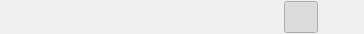
<?xml version="1.0" encoding="UTF-8"?>
<ui version="4.0">
 <class>fusionViewGui</class>
 <widget class="QWidget" name="fusionViewGui">
  <property name="geometry">
   <rect>
    <x>0</x>
    <y>0</y>
    <width>364</width>
    <height>34</height>
   </rect>
  </property>
  <property name="sizePolicy">
   <sizepolicy hsizetype="Fixed" vsizetype="Fixed">
    <horstretch>0</horstretch>
    <verstretch>0</verstretch>
   </sizepolicy>
  </property>
  <property name="minimumSize">
   <size>
    <width>300</width>
    <height>34</height>
   </size>
  </property>
  <property name="font">
   <font>
    <family>Arial</family>
   </font>
  </property>
  <property name="windowTitle">
   <string>Form</string>
  </property>
  <property name="styleSheet">
   <string notr="true"/>
  </property>
  <layout class="QHBoxLayout" name="horizontalLayout">
   <property name="leftMargin">
    <number>6</number>
   </property>
   <property name="topMargin">
    <number>1</number>
   </property>
   <property name="rightMargin">
    <number>6</number>
   </property>
   <property name="bottomMargin">
    <number>1</number>
   </property>
   <item>
    <widget class="QPushButton" name="upDentalBtn">
     <property name="sizePolicy">
      <sizepolicy hsizetype="Fixed" vsizetype="Fixed">
       <horstretch>0</horstretch>
       <verstretch>0</verstretch>
      </sizepolicy>
     </property>
     <property name="minimumSize">
      <size>
       <width>32</width>
       <height>32</height>
      </size>
     </property>
     <property name="toolTip">
      <string>Upper Jaw</string>
     </property>
     <property name="styleSheet">
      <string notr="true"/>
     </property>
     <property name="text">
      <string/>
     </property>
     <property name="checkable">
      <bool>true</bool>
     </property>
     <property name="flat">
      <bool>true</bool>
     </property>
    </widget>
   </item>
   <item>
    <widget class="QPushButton" name="upViewBtn">
     <property name="sizePolicy">
      <sizepolicy hsizetype="Fixed" vsizetype="Fixed">
       <horstretch>0</horstretch>
       <verstretch>0</verstretch>
      </sizepolicy>
     </property>
     <property name="minimumSize">
      <size>
       <width>32</width>
       <height>32</height>
      </size>
     </property>
     <property name="toolTip">
      <string>Maxillary Occlusal</string>
     </property>
     <property name="styleSheet">
      <string notr="true"/>
     </property>
     <property name="text">
      <string/>
     </property>
     <property name="iconSize">
      <size>
       <width>48</width>
       <height>48</height>
      </size>
     </property>
     <property name="flat">
      <bool>true</bool>
     </property>
    </widget>
   </item>
   <item>
    <widget class="QPushButton" name="rightViewBtn">
     <property name="sizePolicy">
      <sizepolicy hsizetype="Fixed" vsizetype="Fixed">
       <horstretch>0</horstretch>
       <verstretch>0</verstretch>
      </sizepolicy>
     </property>
     <property name="minimumSize">
      <size>
       <width>32</width>
       <height>32</height>
      </size>
     </property>
     <property name="toolTip">
      <string>Right Buccal</string>
     </property>
     <property name="statusTip">
      <string/>
     </property>
     <property name="styleSheet">
      <string notr="true"/>
     </property>
     <property name="text">
      <string/>
     </property>
     <property name="iconSize">
      <size>
       <width>48</width>
       <height>48</height>
      </size>
     </property>
     <property name="checkable">
      <bool>false</bool>
     </property>
     <property name="flat">
      <bool>true</bool>
     </property>
    </widget>
   </item>
   <item>
    <widget class="QPushButton" name="frontViewBtn">
     <property name="sizePolicy">
      <sizepolicy hsizetype="Fixed" vsizetype="Fixed">
       <horstretch>0</horstretch>
       <verstretch>0</verstretch>
      </sizepolicy>
     </property>
     <property name="minimumSize">
      <size>
       <width>32</width>
       <height>32</height>
      </size>
     </property>
     <property name="toolTip">
      <string>Anterior</string>
     </property>
     <property name="styleSheet">
      <string notr="true"/>
     </property>
     <property name="text">
      <string/>
     </property>
     <property name="iconSize">
      <size>
       <width>32</width>
       <height>32</height>
      </size>
     </property>
     <property name="flat">
      <bool>true</bool>
     </property>
    </widget>
   </item>
   <item>
    <widget class="QPushButton" name="leftViewBtn">
     <property name="sizePolicy">
      <sizepolicy hsizetype="Fixed" vsizetype="Fixed">
       <horstretch>0</horstretch>
       <verstretch>0</verstretch>
      </sizepolicy>
     </property>
     <property name="minimumSize">
      <size>
       <width>32</width>
       <height>32</height>
      </size>
     </property>
     <property name="toolTip">
      <string>Left Buccal</string>
     </property>
     <property name="styleSheet">
      <string notr="true"/>
     </property>
     <property name="text">
      <string/>
     </property>
     <property name="iconSize">
      <size>
       <width>32</width>
       <height>32</height>
      </size>
     </property>
     <property name="flat">
      <bool>true</bool>
     </property>
    </widget>
   </item>
   <item>
    <widget class="QPushButton" name="bottomViewBtn">
     <property name="sizePolicy">
      <sizepolicy hsizetype="Fixed" vsizetype="Fixed">
       <horstretch>0</horstretch>
       <verstretch>0</verstretch>
      </sizepolicy>
     </property>
     <property name="minimumSize">
      <size>
       <width>32</width>
       <height>32</height>
      </size>
     </property>
     <property name="toolTip">
      <string>Mandibular Occlusal</string>
     </property>
     <property name="styleSheet">
      <string notr="true"/>
     </property>
     <property name="text">
      <string/>
     </property>
     <property name="iconSize">
      <size>
       <width>32</width>
       <height>32</height>
      </size>
     </property>
     <property name="flat">
      <bool>true</bool>
     </property>
    </widget>
   </item>
   <item>
    <widget class="QPushButton" name="downDentalBtn">
     <property name="sizePolicy">
      <sizepolicy hsizetype="Fixed" vsizetype="Fixed">
       <horstretch>0</horstretch>
       <verstretch>0</verstretch>
      </sizepolicy>
     </property>
     <property name="minimumSize">
      <size>
       <width>32</width>
       <height>32</height>
      </size>
     </property>
     <property name="toolTip">
      <string>Lower Jaw</string>
     </property>
     <property name="styleSheet">
      <string notr="true"/>
     </property>
     <property name="text">
      <string/>
     </property>
     <property name="iconSize">
      <size>
       <width>32</width>
       <height>32</height>
      </size>
     </property>
     <property name="checkable">
      <bool>true</bool>
     </property>
     <property name="flat">
      <bool>true</bool>
     </property>
    </widget>
   </item>
   <item>
    <widget class="QPushButton" name="selectUpDentalBtn">
     <property name="sizePolicy">
      <sizepolicy hsizetype="Fixed" vsizetype="Fixed">
       <horstretch>0</horstretch>
       <verstretch>0</verstretch>
      </sizepolicy>
     </property>
     <property name="minimumSize">
      <size>
       <width>32</width>
       <height>32</height>
      </size>
     </property>
     <property name="toolTip">
      <string>Select maxilla</string>
     </property>
     <property name="styleSheet">
      <string notr="true"/>
     </property>
     <property name="text">
      <string/>
     </property>
     <property name="iconSize">
      <size>
       <width>32</width>
       <height>32</height>
      </size>
     </property>
     <property name="checkable">
      <bool>true</bool>
     </property>
     <property name="checked">
      <bool>true</bool>
     </property>
     <property name="autoExclusive">
      <bool>true</bool>
     </property>
     <property name="flat">
      <bool>true</bool>
     </property>
    </widget>
   </item>
   <item>
    <widget class="QPushButton" name="selectDownDentalBtn">
     <property name="sizePolicy">
      <sizepolicy hsizetype="Fixed" vsizetype="Fixed">
       <horstretch>0</horstretch>
       <verstretch>0</verstretch>
      </sizepolicy>
     </property>
     <property name="minimumSize">
      <size>
       <width>32</width>
       <height>32</height>
      </size>
     </property>
     <property name="toolTip">
      <string>Select mandible</string>
     </property>
     <property name="styleSheet">
      <string notr="true"/>
     </property>
     <property name="text">
      <string/>
     </property>
     <property name="iconSize">
      <size>
       <width>32</width>
       <height>32</height>
      </size>
     </property>
     <property name="checkable">
      <bool>true</bool>
     </property>
     <property name="autoExclusive">
      <bool>true</bool>
     </property>
     <property name="flat">
      <bool>true</bool>
     </property>
    </widget>
   </item>
  </layout>
 </widget>
 <resources>
  <include location="../UI_Common.qrc"/>
 </resources>
 <connections/>
</ui>
